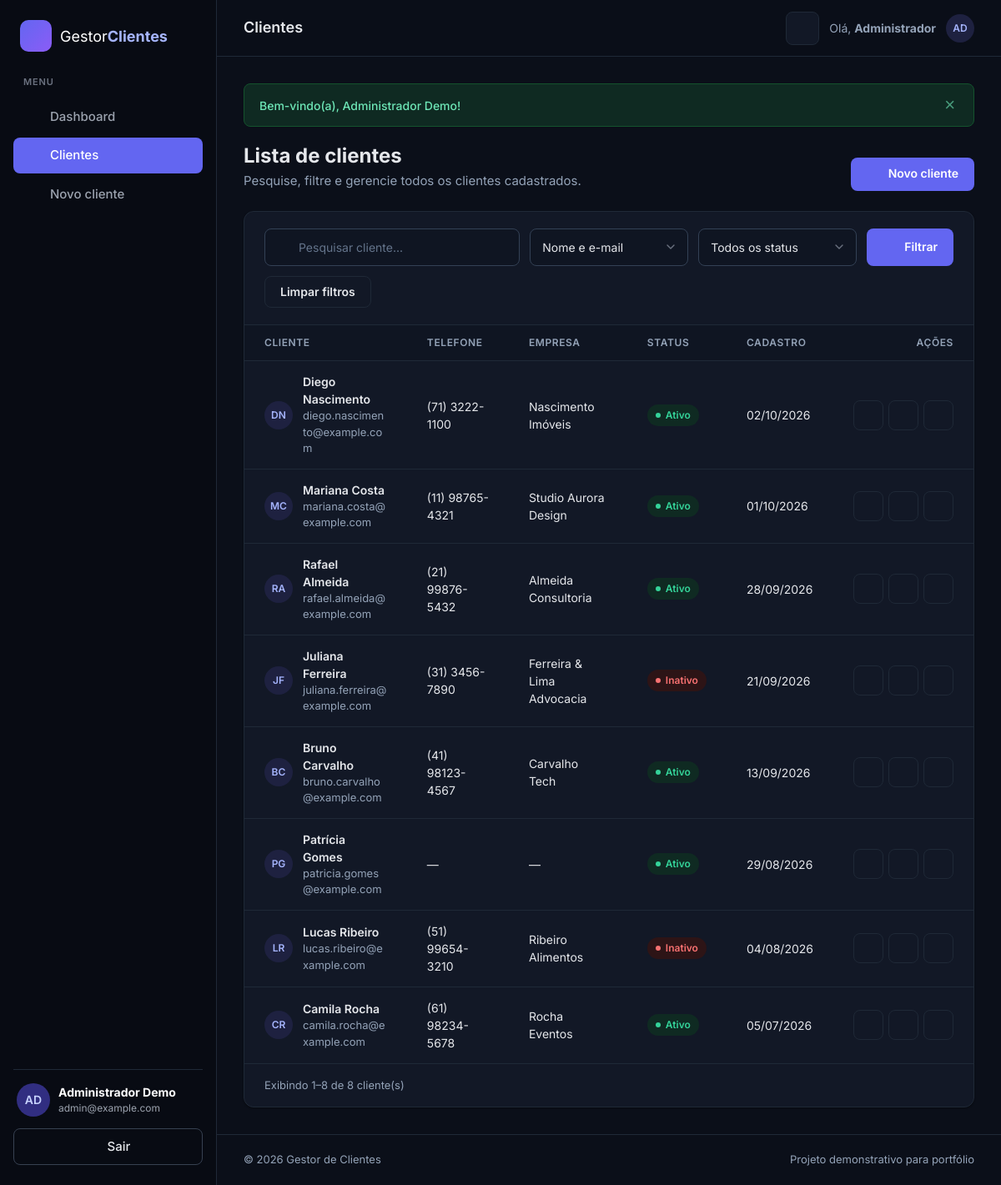
/clientes.php (signed in), run on the app's committed database.
### tables this page shows
CREATE TABLE clientes (
    id          INT UNSIGNED NOT NULL AUTO_INCREMENT,
    usuario_id  INT UNSIGNED NOT NULL COMMENT 'Dono do cadastro (usuarios.id)',
    nome        VARCHAR(150) NOT NULL,
    email       VARCHAR(150) NOT NULL,
    telefone    VARCHAR(20)  NULL,
    empresa     VARCHAR(150) NULL,
    status      ENUM('ativo', 'inativo') NOT NULL DEFAULT 'ativo',
    observacoes TEXT         NULL,
    created_at  DATETIME     NOT NULL DEFAULT CURRENT_TIMESTAMP,
    updated_at  DATETIME     NOT NULL DEFAULT CURRENT_TIMESTAMP ON UPDATE CURRENT_TIMESTAMP,
    PRIMARY KEY (id),
    UNIQUE KEY uk_clientes_usuario_email (usuario_id, email),
    KEY idx_clientes_nome (nome),
    KEY idx_clientes_status (status),
    KEY idx_clientes_created_at (created_at),
    CONSTRAINT fk_clientes_usuario
        FOREIGN KEY (usuario_id) REFERENCES usuarios (id)
        ON DELETE CASCADE
);

### config/database.php (called while the page is built, shortened)
<?php
function db(): PDO
{
    static $pdo = null;
    if ($pdo instanceof PDO) {
        return $pdo;
    }
    $dsn = sprintf('mysql:host=%s;dbname=%s;charset=%s', DB_HOST, DB_NAME, DB_CHARSET);
    try {
        $pdo = new PDO($dsn, DB_USER, DB_PASS, [
            PDO::ATTR_ERRMODE            => PDO::ERRMODE_EXCEPTION,
            PDO::ATTR_DEFAULT_FETCH_MODE => PDO::FETCH_ASSOC,
            PDO::ATTR_EMULATE_PREPARES   => false,
        ]);
    } catch (PDOException $e) {
        error_log('[gestor-clientes] Falha na conexão: ' . $e->getMessage());
        http_response_code(500);
        header('Content-Type: text/html; charset=UTF-8');
        exit('<h2>Erro ao conectar ao banco de dados.</h2>'
            . '<p>Verifique se o <strong>MySQL</strong> está iniciado no XAMPP '
            . 'e se o banco <strong>gestor_clientes</strong> foi importado pelo phpMyAdmin.</p>');
    }
    return $pdo;
}

### clientes.php (the view, shortened to what this page needs)
<?php
require_once __DIR__ . '/config/database.php';
require_once __DIR__ . '/includes/cliente_funcoes.php';
$opcoesBusca = [
    'todos' => 'Nome e e-mail',
    'nome'  => 'Somente nome',
    'email' => 'Somente e-mail',
];
$busca      = mb_substr(campo($_GET, 'busca'), 0, 100);
$campoBusca = campo($_GET, 'campo');
$pagina     = campo_id($_GET, 'pagina') ?? 1;
$porPagina  = 10;
if (!array_key_exists($campoBusca, $opcoesBusca)) {
    $campoBusca = 'todos';
}
$condicoes  = ['usuario_id = :usuario_id'];
$parametros = [':usuario_id' => usuario_id_logado()];
$where = 'WHERE ' . implode(' AND ', $condicoes);
$stmt = db()->prepare("SELECT COUNT(*) FROM clientes {$where}");
$stmt->execute($parametros);
$totalRegistros = (int) $stmt->fetchColumn();
$totalPaginas = max(1, (int) ceil($totalRegistros / $porPagina));
$pagina       = min($pagina, $totalPaginas);
$offset       = ($pagina - 1) * $porPagina;
$stmt = db()->prepare(
    "SELECT id, nome, email, telefone, empresa, status, created_at
     FROM clientes {$where}
     ORDER BY created_at DESC, id DESC
     LIMIT :limite OFFSET :offset"
);
foreach ($parametros as $chave => $valor) {
    $stmt->bindValue($chave, $valor);
}
$stmt->bindValue(':limite', $porPagina, PDO::PARAM_INT);
$stmt->bindValue(':offset', $offset, PDO::PARAM_INT);
$stmt->execute();
$clientes = $stmt->fetchAll();
$primeiroItem = $totalRegistros > 0 ? $offset + 1 : 0;
$ultimoItem   = $offset + count($clientes);
$tituloPagina = 'Clientes';
$paginaAtiva  = 'clientes';
require __DIR__ . '/includes/header.php';
?>
<div class="page-header">
    <div>
        <h2>Lista de clientes</h2>
        <p>Pesquise, filtre e gerencie todos os clientes cadastrados.</p>
    </div>
    <a href="cliente_novo.php" class="btn btn-primary"><?= icone('plus') ?> Novo cliente</a>
</div>
<section class="card">
    <form method="get" action="clientes.php" class="filters" role="search">
        <div class="filter-search">
            <input type="search" name="busca" class="form-control" value="<?= e($busca) ?>" maxlength="100"
                   placeholder="Pesquisar cliente..." aria-label="Pesquisar cliente">
        </div>
        <select name="campo" class="form-control" aria-label="Pesquisar em">
            <?php foreach ($opcoesBusca as $valor => $rotulo): ?>
                <option value="<?= e($valor) ?>" <?= $campoBusca === $valor ? 'selected' : '' ?>><?= e($rotulo) ?></option>
            <?php endforeach; ?>
        </select>
        <select name="status" class="form-control" aria-label="Filtrar por status" data-auto-submit>
            <option value="">Todos os status</option>
        </select>
        <button type="submit" class="btn btn-primary"><?= icone('search') ?> Filtrar</button>
        <a href="clientes.php" class="btn btn-secondary">Limpar filtros</a>
    </form>
    <?php if ($clientes): ?>
        <div class="table-wrapper">
            <table class="table table-responsive">
                <thead>
                    <tr>
                        <th>Cliente</th>
                        <th>Telefone</th>
                        <th>Empresa</th>
                        <th>Status</th>
                        <th>Cadastro</th>
                        <th class="text-right">Ações</th>
                    </tr>
                </thead>
                <tbody>
                    <?php foreach ($clientes as $cliente): ?>
                        <tr>
                            <td data-label="Cliente">
                                <div class="client-cell">
                                    <span class="avatar avatar-sm"><?= e(iniciais($cliente['nome'])) ?></span>
                                    <div>
                                        <a href="cliente_ver.php?id=<?= (int) $cliente['id'] ?>" class="client-name">
                                            <?= e($cliente['nome']) ?>
                                        </a>
                                        <small><?= e($cliente['email']) ?></small>
                                    </div>
                                </div>
                            </td>
                            <td data-label="Telefone"><?= e($cliente['telefone'] ?: '—') ?></td>
                            <td data-label="Empresa"><?= e($cliente['empresa'] ?: '—') ?></td>
                            <td data-label="Status"><?= badge_status($cliente['status']) ?></td>
                            <td data-label="Cadastro"><?= formatar_data($cliente['created_at']) ?></td>
                            <td data-label="Ações">
                                <div class="actions">
                                    <a href="cliente_ver.php?id=<?= (int) $cliente['id'] ?>" class="btn-icon"
                                       title="Visualizar" aria-label="Visualizar <?= e($cliente['nome']) ?>">
                                        <?= icone('eye') ?>
                                    </a>
                                    <a href="cliente_editar.php?id=<?= (int) $cliente['id'] ?>" class="btn-icon"
                                       title="Editar" aria-label="Editar <?= e($cliente['nome']) ?>">
                                        <?= icone('edit') ?>
                                    </a>
                                    <form action="cliente_excluir.php" method="post" data-confirm
                                          data-nome="<?= e($cliente['nome']) ?>">
                                        <button type="submit" class="btn-icon btn-icon-danger"
                                                title="Excluir" aria-label="Excluir <?= e($cliente['nome']) ?>">
                                            <?= icone('trash') ?>
                                        </button>
                                    </form>
                                </div>
                            </td>
                        </tr>
                    <?php endforeach; ?>
                </tbody>
            </table>
        </div>
        <div class="table-footer">
            <span>Exibindo <?= $primeiroItem ?>–<?= $ultimoItem ?> de <?= $totalRegistros ?> cliente(s)</span>
        </div>
    <?php endif; ?>
</section>
<?php require __DIR__ . '/includes/footer.php'; ?>

### includes/header.php (shortened to what this page needs)
<?php
$tituloPagina = $tituloPagina ?? 'Painel';
$paginaAtiva  = $paginaAtiva ?? '';
$flash        = obter_flash();
$nomeUsuario  = $_SESSION['usuario_nome'] ?? 'Usuário';
$emailUsuario = $_SESSION['usuario_email'] ?? '';
$primeiroNome = explode(' ', trim($nomeUsuario))[0];
$menu = [
    'dashboard' => ['url' => 'dashboard.php',    'rotulo' => 'Dashboard',    'icone' => 'grid'],
    'clientes'  => ['url' => 'clientes.php',     'rotulo' => 'Clientes',     'icone' => 'users'],
    'novo'      => ['url' => 'cliente_novo.php', 'rotulo' => 'Novo cliente', 'icone' => 'user-plus'],
];
?>
<!DOCTYPE html>
<html lang="pt-BR">
<head>
    <link rel="stylesheet" href="assets/css/style.css">
</head>
<body>
<div class="app">
    <aside class="sidebar" id="sidebar">
        <a href="dashboard.php" class="brand">
            <span class="brand-logo"><?= icone('briefcase') ?></span>
            <span class="brand-text">Gestor<strong>Clientes</strong></span>
        </a>
        <nav class="sidebar-nav" aria-label="Menu principal">
            <span class="nav-title">Menu</span>
            <?php foreach ($menu as $chave => $item): ?>
                <a href="<?= e($item['url']) ?>" class="nav-link<?= $paginaAtiva === $chave ? ' active' : '' ?>">
                    <?= icone($item['icone']) ?>
                    <span><?= e($item['rotulo']) ?></span>
                </a>
            <?php endforeach; ?>
        </nav>
        <div class="sidebar-footer">
            <div class="user-box">
                <span class="avatar"><?= e(iniciais($nomeUsuario)) ?></span>
                <div class="user-info">
                    <strong><?= e($nomeUsuario) ?></strong>
                    <small><?= e($emailUsuario) ?></small>
                </div>
            </div>
            <form action="logout.php" method="post">
                <button type="submit" class="btn-logout"><?= icone('log-out') ?> Sair</button>
            </form>
        </div>
    </aside>
    <div class="main">
        <header class="topbar">
            <h1 class="topbar-title"><?= e($tituloPagina) ?></h1>
            <div class="topbar-user">
                <?= botao_tema() ?>
                <span class="topbar-greeting">Olá, <strong><?= e($primeiroNome) ?></strong></span>
                <span class="avatar avatar-sm"><?= e(iniciais($nomeUsuario)) ?></span>
            </div>
        </header>
        <main class="content">
            <?php if ($flash): ?>
                <div class="alert alert-<?= e($flash['tipo']) ?>" role="alert" data-alert>
                    <span><?= e($flash['mensagem']) ?></span>
                    <button type="button" class="alert-close" aria-label="Fechar mensagem">&times;</button>
                </div>
            <?php endif; ?>

### includes/functions.php (shortened to what this page needs)
<?php
function e(?string $valor): string
{
    return htmlspecialchars((string) $valor, ENT_QUOTES, 'UTF-8');
}
function campo(array $origem, string $chave): string
{
    $valor = $origem[$chave] ?? '';
    return is_string($valor) ? trim($valor) : '';
}
function campo_id(array $origem, string $chave = 'id'): ?int
{
    $id = filter_var($origem[$chave] ?? null, FILTER_VALIDATE_INT, [
        'options' => ['min_range' => 1],
    ]);
    return $id === false ? null : $id;
}
function obter_flash(): ?array
{
    $flash = $_SESSION['flash'];
    return $flash;
}
function formatar_data(?string $data, bool $comHora = false): string
{
    $timestamp = strtotime($data);
    return $comHora
        ? date('d/m/Y', $timestamp) . ' às ' . date('H:i', $timestamp)
        : date('d/m/Y', $timestamp);
}
function iniciais(string $nome): string
{
    $partes = preg_split('/\s+/u', trim($nome), -1, PREG_SPLIT_NO_EMPTY);
    $letras = mb_substr($partes[0], 0, 1);
    if (count($partes) > 1) {
        $letras .= mb_substr($partes[count($partes) - 1], 0, 1);
    }
    return mb_strtoupper($letras);
}
function icone(string $nome): string
{
    return '<svg class="icon" viewBox="0 0 24 24" fill="none" stroke="currentColor" stroke-width="2" '
        . 'stroke-linecap="round" stroke-linejoin="round" aria-hidden="true">'
        . ($icones[$nome] ?? '')
        . '</svg>';
}
function botao_tema(string $classeExtra = ''): string
{
    $classes = trim('theme-toggle ' . $classeExtra);
    return '<button type="button" class="' . e($classes) . '" data-theme-toggle'
        . ' aria-label="Alternar tema claro/escuro" title="Alternar tema claro/escuro">'
        . '<span class="theme-icon-dark">' . icone('moon') . '</span>'
        . '<span class="theme-icon-light">' . icone('sun') . '</span>'
        . '</button>';
}

### includes/cliente_funcoes.php (shortened to what this page needs)
<?php
function badge_status(string $status): string
{
    $rotulo = STATUS_CLIENTE[$status] ?? ucfirst($status);
    return '<span class="badge badge-' . e($status) . '">' . e($rotulo) . '</span>';
}

### includes/footer.php (shortened to what this page needs)
        </main>
        <footer class="footer">
            <span>&copy; <?= date('Y') ?> Gestor de Clientes</span>
            <span>Projeto demonstrativo para portfólio</span>
        </footer>
    </div>
</div>
</body>
</html>

### data on the page
clientes: nome "DN", nome "Diego Nascimento", email "diego.nascimento@example.com", telefone "(71) 3222-1100", empresa "Nascimento Imóveis", status "Ativo", created_at "02/10/2026"
clientes: nome "MC", nome "Mariana Costa", email "mariana.costa@example.com", telefone "(11) 98765-4321", empresa "Studio Aurora Design", status "Ativo", created_at "01/10/2026"
clientes: nome "RA", nome "Rafael Almeida", email "rafael.almeida@example.com", telefone "(21) 99876-5432", empresa "Almeida Consultoria", status "Ativo", created_at "28/09/2026"
clientes: nome "JF", nome "Juliana Ferreira", email "juliana.ferreira@example.com", telefone "(31) 3456-7890", empresa "Ferreira & Lima Advocacia", status "Inativo", created_at "21/09/2026"
clientes: nome "BC", nome "Bruno Carvalho", email "bruno.carvalho@example.com", telefone "(41) 98123-4567", empresa "Carvalho Tech", status "Ativo", created_at "13/09/2026"
clientes: nome "PG", nome "Patrícia Gomes", email "patricia.gomes@example.com", telefone "—", empresa "—", status "Ativo", created_at "29/08/2026"
clientes: nome "LR", nome "Lucas Ribeiro", email "lucas.ribeiro@example.com", telefone "(51) 99654-3210", empresa "Ribeiro Alimentos", status "Inativo", created_at "04/08/2026"
clientes: nome "CR", nome "Camila Rocha", email "camila.rocha@example.com", telefone "(61) 98234-5678", empresa "Rocha Eventos", status "Ativo", created_at "05/07/2026"

### other printed values
$item['rotulo'] "Dashboard"
$item['rotulo'] "Clientes"
$item['rotulo'] "Novo cliente"
iniciais($nomeUsuario) "AD"
$nomeUsuario "Administrador Demo"
$emailUsuario "admin@example.com"
$tituloPagina "Clientes"
$primeiroNome "Administrador"
$flash['mensagem'] "Bem-vindo(a), Administrador Demo!"
$primeiroItem "1"
$ultimoItem "8"
$totalRegistros "8"
form field campo "Nome e e-mail"
